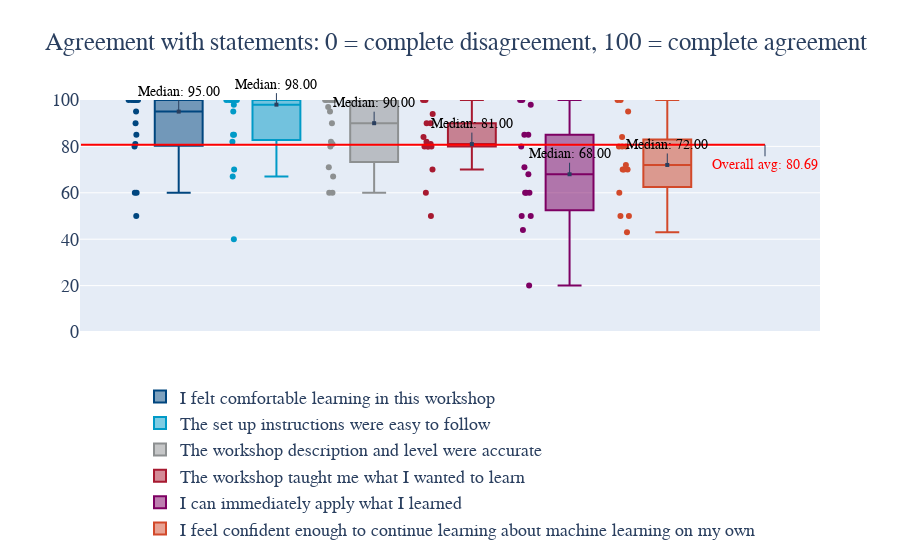

Notebook code cell kept with this figure:
### Code cell
# List of column names you want to plot
columns_to_plot = ['Q3_1', 'Q3_2', 'Q3_3', 'Q3_4', 'Q3_5', 'Q3_6']

# String to be stripped from each element
string_to_strip = "Please rate your level of agreement with the following statements (0 = complete disagreement, 100 = complete agreement). - "



for column in columns_to_plot:
    df[column] = df[column].str.replace(string_to_strip, '', case=False)  # case=False makes it case-insensitive


# Convert the columns to float (if needed)
for column in columns_to_plot:
    df2[column] = df2[column].astype(float)



it_number = 0

# Create a subplot for each column
subplots = []
for column in columns_to_plot:
    median_value = df2[column].median()
    subplot = go.Box(y=df2[column],
                     boxpoints='all',   # can also be 'outliers', 'suspectedoutliers', or False
                     jitter=0.3,        # add some jitter for better separation between points
                     pointpos=-1.8,     # relative position of points with respect to the box
                     line=dict(color=custom_colors[it_number]),  # Custom color for the box outline
                     marker=dict(color=custom_colors[it_number]),
                     name=df.loc[0,column]
                     )       # set the name for the legend
    subplots.append(subplot)
    it_number += 1



# Create a figure with subplots
fig = go.Figure(data=subplots)

# Force Scale to 0-100
fig.update_layout(yaxis_range=[0, 100])


# Initialize a counter variable
iteration_number = 0


for column in columns_to_plot:
    median_value = df2[column].median()
    fig.add_annotation(
        x=iteration_number,
        y=median_value,
        text=f'Median: {median_value:.2f}',
        font=dict(size=14, color="black"),
        showarrow=True,
        arrowhead=7,
        ax=0,
        ay=-20)
    # Increment the counter
    iteration_number += 1

# Customize the layout
fig.update_layout(
    title="Agreement with statements: 0 = complete disagreement, 100 = complete agreement",
    # xaxis_title="Columns",
    # yaxis_title="Values",
    font=dict(
        family="Verdana",
        size=18,
    )
)

fig.update_traces()
# fig.update_layout(showlegend=False)
# Remove x-axis labels and ticks
fig.update_xaxes(
    showticklabels=False,  # Hide tick labels
    showline=False,        # Hide x-axis line
    zeroline=False         # Hide zero line
)

# Position the legend under the boxplot
fig.update_layout(
    legend=dict(
        x=0.5,             # Set the x-position to the center
        y=-0.2,            # Set the y-position below the boxplot
        xanchor='center',  # Center the legend horizontally
        yanchor='top',     # Anchor the legend to the bottom of the plot
        font=dict(
            size=18         # Set the legend text size to 18
        )
    )
)


# Add a horizontal line to the boxplot
average_values = df2[columns_to_plot].mean()
overall_avg = average_values.mean()
# print(overall_avg)

fig.add_shape(
    go.layout.Shape(
        type="line",
        x0=-1,
        x1=len(columns_to_plot),
        y0=overall_avg,
        y1=overall_avg,
        line=dict(color="red", width=2),
    )
)
fig.add_annotation(
    x=len(columns_to_plot),
    y=overall_avg,
    text=f'Overall avg: {overall_avg:.2f}',
    font=dict(size=14, color="red"),
    # showarrow=True,
    # arrowhead=7,
    ax=0,
    ay=20
    )


# Show the box plots
fig.show()

### Figure 1 — Plotly figure (JSON) as saved in the notebook; plotly's stock layout.template omitted (floating-point values rounded to 4 significant figures)
{"data": [{"boxpoints": "all", "jitter": 0.3, "line": {"color": "#00467F"}, "marker": {"color": "#00467F"}, "name": "I felt comfortable learning in this workshop", "pointpos": -1.8, "type": "box", "y": [100, 100, 100, 85, 50, 100, 100, 95, 60, 60, 81, 100, null, 100, 90, 80]}, {"boxpoints": "all", "jitter": 0.3, "line": {"color": "#009AC7"}, "marker": {"color": "#009AC7"}, "name": "The set up instructions were easy to follow", "pointpos": -1.8, "type": "box", "y": [100, 100, 100, 85, 70, 98, 82, 100, 67, 40, 100, 95, null, 100, 100, 85]}, {"boxpoints": "all", "jitter": 0.3, "line": {"color": "#8D9091"}, "marker": {"color": "#8D9091"}, "name": "The workshop description and level were accurate", "pointpos": -1.8, "type": "box", "y": [100, 100, 100, 100, 60, 97, 82, 100, 67, 60, 71, 95, null, 81, 80, 90]}, {"boxpoints": "all", "jitter": 0.3, "line": {"color": "#A71930"}, "marker": {"color": "#A71930"}, "name": "The workshop taught me what I wanted to learn", "pointpos": -1.8, "type": "box", "y": [50, 82, 80, 100, 60, 94, 80, 80, 81, 70, 84, 90, null, 100, 80, 90]}, {"boxpoints": "all", "jitter": 0.3, "line": {"color": "#7D0063"}, "marker": {"color": "#7D0063"}, "name": "I can immediately apply what I learned", "pointpos": -1.8, "type": "box", "y": [100, 68, 50, 80, 20, 98, 71, 60, 44, 60, 100, 85, null, 50, 60, 85]}, {"boxpoints": "all", "jitter": 0.3, "line": {"color": "#D2492A"}, "marker": {"color": "#D2492A"}, "name": "I feel confident enough to continue learning about machine learning on my own", "pointpos": -1.8, "type": "box", "y": [80, 84, 60, 70, 70, 100, 72, 80, 43, 50, 100, 95, null, 50, 70, 80]}], "layout": {"annotations": [{"arrowhead": 7, "ax": 0, "ay": -20, "font": {"color": "black", "size": 14}, "showarrow": true, "text": "Median: 95.00", "x": 0, "y": 95}, {"arrowhead": 7, "ax": 0, "ay": -20, "font": {"color": "black", "size": 14}, "showarrow": true, "text": "Median: 98.00", "x": 1, "y": 98}, {"arrowhead": 7, "ax": 0, "ay": -20, "font": {"color": "black", "size": 14}, "showarrow": true, "text": "Median: 90.00", "x": 2, "y": 90}, {"arrowhead": 7, "ax": 0, "ay": -20, "font": {"color": "black", "size": 14}, "showarrow": true, "text": "Median: 81.00", "x": 3, "y": 81}, {"arrowhead": 7, "ax": 0, "ay": -20, "font": {"color": "black", "size": 14}, "showarrow": true, "text": "Median: 68.00", "x": 4, "y": 68}, {"arrowhead": 7, "ax": 0, "ay": -20, "font": {"color": "black", "size": 14}, "showarrow": true, "text": "Median: 72.00", "x": 5, "y": 72}, {"ax": 0, "ay": 20, "font": {"color": "red", "size": 14}, "text": "Overall avg: 80.69", "x": 6, "y": 80.69}], "font": {"family": "Verdana", "size": 18}, "legend": {"font": {"size": 18}, "x": 0.5, "xanchor": "center", "y": -0.2, "yanchor": "top"}, "shapes": [{"line": {"color": "red", "width": 2}, "type": "line", "x0": -1, "x1": 6, "y0": 80.69, "y1": 80.69}], "title": {"text": "Agreement with statements: 0 = complete disagreement, 100 = complete agreement"}, "xaxis": {"showline": false, "showticklabels": false, "zeroline": false}, "yaxis": {"range": [0, 100]}}}
